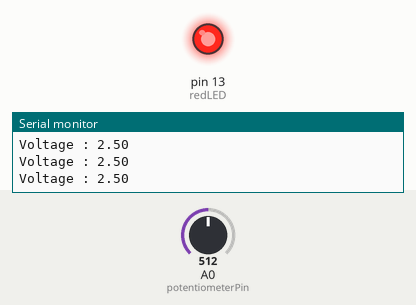
Bench run of a sketch on a simulated Arduino Uno, built with avr-gcc and run on an emulated ATmega328P. On the bench: output pins drawn as LEDs (lit = HIGH), the last lines printed to the serial monitor. Inputs (shaded band) come from the test bench; at power-on: A0 (potentiometerPin) = 512.

Above: at 1.2 s.
1.3 s: A0 (potentiometerPin) set to 408
4.3 s: A0 (potentiometerPin) set to 383
At 5.4 s:
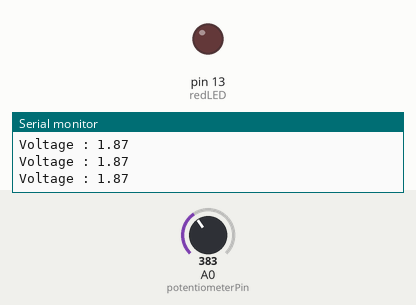
5.8 s: A0 (potentiometerPin) set to 410
At 6.4 s:
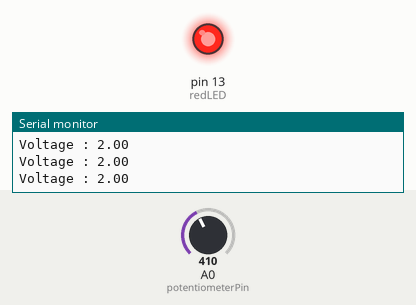
7.3 s: A0 (potentiometerPin) set to 390
At 8.7 s:
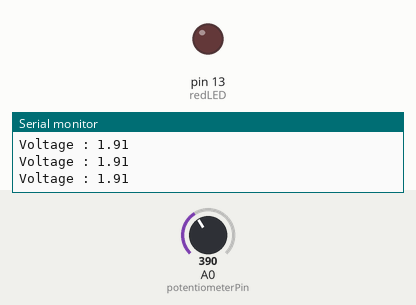
Timing chart, 0 to 9.8 s (numbered marks = the images above; inputs shaded):
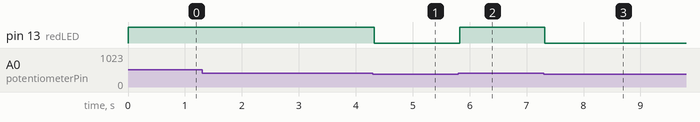

Measured:
- the behaviour switches between 401 and 400 on A0 (potentiometerPin) (found by bisection; images 0 and 1)
- after the input at 4.3 s, pin 13 (redLED): HIGH → LOW at once
- after the input at 5.8 s, pin 13 (redLED): LOW → HIGH at once
- after the input at 7.3 s, pin 13 (redLED): HIGH → LOW at once

The sketch:

07_01_SlidePotentiometer.ino
```cpp
/* Coding Array STARTER Kit for Arduino

/*  CAK Starter Code 07_01_SlidePotentiometer

    Change the resistance value by pushing the variable resistance from side to side.
    As the resistance changes, 0 to 1023 analog values are entered as A0 pins.
    Analog values are converted to voltages and expressed as values on the serial monitor.
    Can use a serial plotter to express it in graphs.

    made by Arduinostory
    we@arduinostory.com
*/

const int potentiometerPin = A0;  // Output value of variable resistance is read from A0
const int redLED = 13;
const int threshold = 400;

void setup() {
  pinMode (redLED, OUTPUT); // Set red LED to output
  Serial.begin(9600);      // Starts serial communication at 9600 speed
  // Analog input/output pins need not be declared..
}

void loop() {

  int analogValue = analogRead(potentiometerPin);    // Read the analog value of variable resistance and store it in analogValue
  // AnalogValue stores integer values in the range 0 to 1023.

  float voltage = analogValue * (5.0 / 1023.0);   //Convert Analog Readings to Volts 0 to 5 V
  // Store in float variable because the math result value is real

  //Serial.print("Analog Value : ")
  //Serial.println(analogValue);                    // Indicate the value of analogValue one line in the serial
  Serial.print("Voltage : ");
  Serial.println(voltage);                        // Print the converted voltage value one line in the serial window

  if (analogValue > threshold) {    // If the value stored in analogValue is greater than 400
    digitalWrite(redLED, HIGH);     // Turn on the LED.
  } else {                          // If the value stored in analogValue is less than or equal to 400
    digitalWrite(redLED, LOW);      // Turn off the LED.

    delay(1);                        // Wait 1 millisecond to read reliably

  }
}
```
